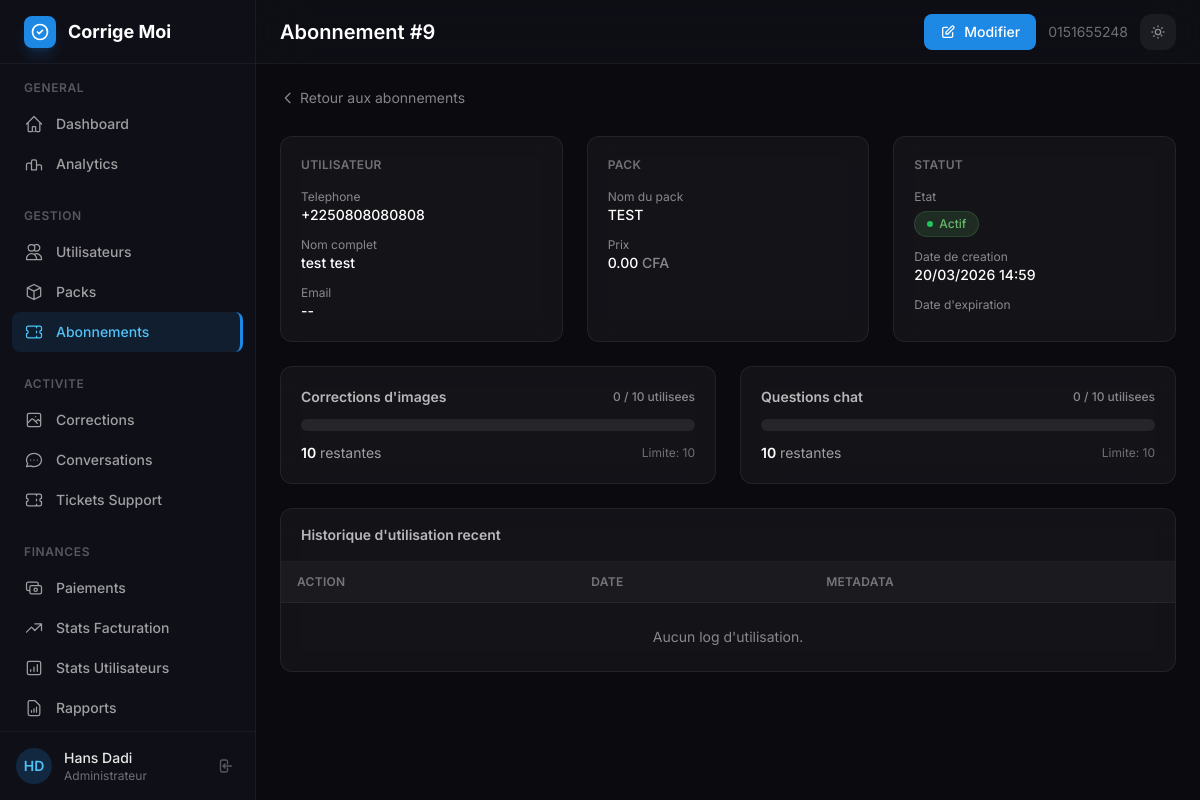
/custom-admin/subscription/9/ (signed in), run on an earlier commit of the app's database.
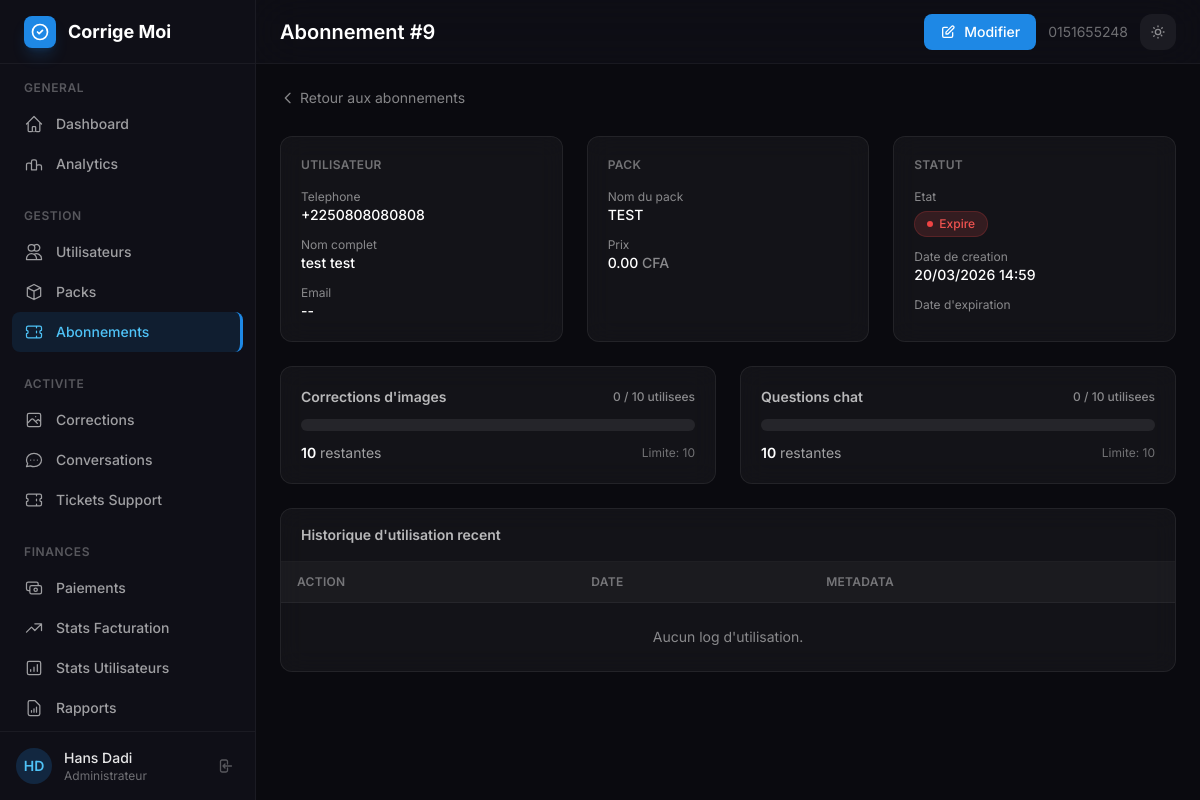
And on a later commit of the database.
### custom_admin/views.py (the view)
# urls.py: path('subscription/<int:subscription_id>/', views.admin_subscription_detail, name='subscription_detail'),
@staff_required
def admin_subscription_detail(request, subscription_id):
    sub = get_object_or_404(
        Subscription.objects.select_related('user', 'pack'),
        id=subscription_id
    )
    images_limit = sub.pack.image_corrections_limit or 999999
    chat_limit = sub.pack.chat_questions_limit or 999999
    images_used = images_limit - sub.image_corrections_remaining
    chat_used = chat_limit - sub.chat_questions_remaining
    recent_logs = UsageLog.objects.filter(subscription=sub).order_by('-timestamp')[:10]
    context = {
        'subscription': sub,
        'images_used': images_used,
        'chat_used': chat_used,
        'images_limit': images_limit,
        'chat_limit': chat_limit,
        'recent_logs': recent_logs,
    }
    return render(request, 'custom_admin/admin/subscription_detail.html', context)

### custom_admin/views.py (called while the page is built)
def staff_required(view_func):
    @wraps(view_func)
    def wrapper(request, *args, **kwargs):
        if not request.user.is_authenticated:
            from django.shortcuts import redirect
            return redirect(f'/custom-admin/login/?next={request.path}')
        if not request.user.is_staff:
            from django.shortcuts import render as _render
            return _render(request, '403.html', status=403)
        return view_func(request, *args, **kwargs)
    return wrapper

### custom_admin/templates/custom_admin/admin/subscription_detail.html (shortened to what the changed rows need)
{% extends "custom_admin/base_admin.html" %}
{% block page_title %}Abonnement #{{ subscription.id }}{% endblock %}
{% block content %}
<div class="grid grid-cols-1 lg:grid-cols-3 gap-6 mb-6">
    <div class="glass-card rounded-xl p-5">
        <div class="space-y-3">
            <div>
                <p class="text-xs text-white/50 mb-1">Etat</p>
                {% if subscription.is_active %}
                <span class="inline-flex items-center px-3 py-1 rounded-full text-xs font-medium badge-success border border-accent-green/20">
                    <span class="w-1.5 h-1.5 rounded-full bg-green-500 mr-1.5"></span>
                    Actif
                </span>
                {% else %}
                <span class="inline-flex items-center px-3 py-1 rounded-full text-xs font-medium badge-danger border border-red-500/20">
                    <span class="w-1.5 h-1.5 rounded-full bg-red-500 mr-1.5"></span>
                    Expire
                </span>
                {% endif %}
            </div>
        </div>
    </div>
</div>
            {% widthratio images_used images_limit 100 as images_pct %}
            {% widthratio chat_used chat_limit 100 as chat_pct %}
<div class="glass-card rounded-xl overflow-hidden">
    <div class="overflow-x-auto">
        <table class="w-full text-sm text-left">
            <thead class="bg-white/[0.03] border-b border-white/5">
                <tr>
                    <th class="px-4 py-3 text-xs font-semibold text-white/40 uppercase tracking-wide">Action</th>
                    <th class="px-4 py-3 text-xs font-semibold text-white/40 uppercase tracking-wide">Date</th>
                    <th class="px-4 py-3 text-xs font-semibold text-white/40 uppercase tracking-wide">Metadata</th>
                </tr>
            </thead>
        </table>
    </div>
</div>
{% endblock %}

What changed in the data, as far as the page shows it:
changed Subscription "test": is_active True → False (drawn)
Also different on the page:
text no longer shown: "Actif"
text now shown: "Expire"
